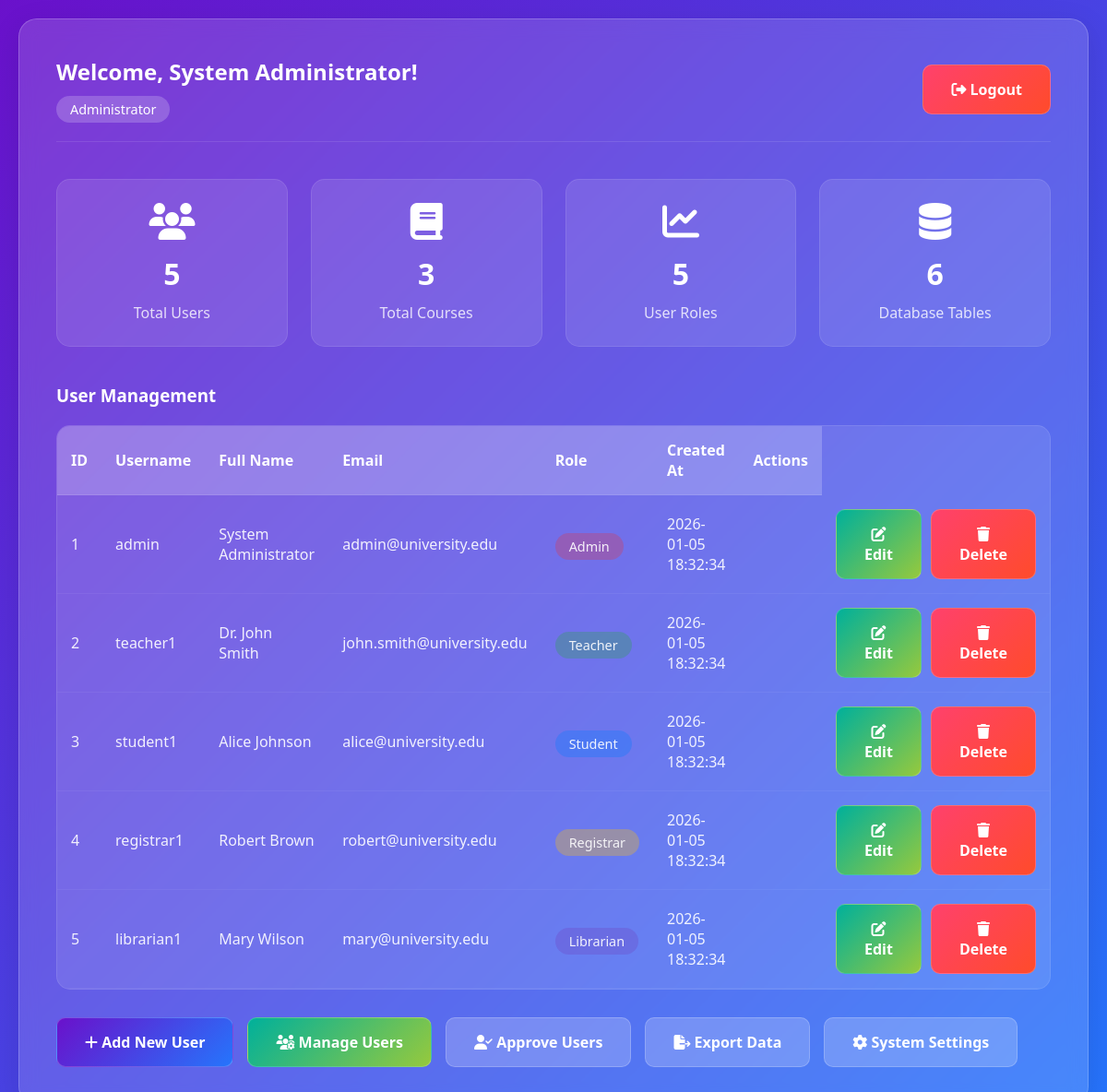
Page /admin/dashboard.php (signed in) on the committed database.
### tables this page shows
CREATE TABLE IF NOT EXISTS users (
    id INT AUTO_INCREMENT PRIMARY KEY,
    username VARCHAR(50) UNIQUE NOT NULL,
    password VARCHAR(255) NOT NULL,
    role ENUM('admin', 'teacher', 'student', 'registrar', 'librarian') NOT NULL,
    full_name VARCHAR(100) NOT NULL,
    email VARCHAR(100) NOT NULL,
    created_at TIMESTAMP DEFAULT CURRENT_TIMESTAMP
);

### admin/dashboard.php (the view, shortened to what this page needs)
<?php
$database = new Database();
$db = $database->getConnection();
$query = "SELECT COUNT(*) as total_users FROM users";
$stmt = $db->prepare($query);
$stmt->execute();
$total_users = $stmt->fetch(PDO::FETCH_ASSOC)['total_users'];
$query = "SELECT COUNT(*) as total_courses FROM courses";
$stmt = $db->prepare($query);
$stmt->execute();
$total_courses = $stmt->fetch(PDO::FETCH_ASSOC)['total_courses'];
$query = "SELECT * FROM users ORDER BY created_at DESC";
$stmt = $db->prepare($query);
$stmt->execute();
$users = $stmt->fetchAll(PDO::FETCH_ASSOC);
?>
<!DOCTYPE html>
<html lang="en">
<head>
    <link rel="stylesheet" href="../../assets/css/style.css">
    <link rel="stylesheet" href="https://cdnjs.cloudflare.com/ajax/libs/font-awesome/6.4.0/css/all.min.css">
</head>
<body>
    <div class="glass-container">
        <div class="glass-card">
            <div class="dashboard-header">
                <div class="user-info">
                    <h2>Welcome, <?php echo $_SESSION['full_name']; ?>!</h2>
                    <span class="user-role">Administrator</span>
                </div>
                <a href="../../index.php" class="btn btn-danger">
                    <i class="fas fa-sign-out-alt"></i> Logout
                </a>
            </div>
            <div class="stats-grid">
                <div class="stat-card">
                    <i class="fas fa-users"></i>
                    <h3><?php echo $total_users; ?></h3>
                    <p>Total Users</p>
                </div>
                <div class="stat-card">
                    <i class="fas fa-book"></i>
                    <h3><?php echo $total_courses; ?></h3>
                    <p>Total Courses</p>
                </div>
                <div class="stat-card">
                    <i class="fas fa-chart-line"></i>
                    <h3>5</h3>
                    <p>User Roles</p>
                </div>
                <div class="stat-card">
                    <i class="fas fa-database"></i>
                    <h3>6</h3>
                    <p>Database Tables</p>
                </div>
            </div>
            <h3 style="color: white; margin-bottom: 20px;">User Management</h3>
            <div class="table-container">
                <table>
                    <thead>
                        <tr>
                            <th>ID</th>
                            <th>Username</th>
                            <th>Full Name</th>
                            <th>Email</th>
                            <th>Role</th>
                            <th>Created At</th>
                            <th>Actions</th>
                        </tr>
                    </thead>
                    <tbody>
                        <?php foreach ($users as $user): ?>
                        <tr>
                            <td><?php echo $user['id']; ?></td>
                            <td><?php echo htmlspecialchars($user['username']); ?></td>
                            <td><?php echo htmlspecialchars($user['full_name']); ?></td>
                            <td><?php echo htmlspecialchars($user['email']); ?></td>
                            <td>
                                <span class="user-role" style="background: <?php
                                    switch($user['role']) {
                                        case 'admin': echo 'rgba(220, 53, 69, 0.3)'; break;
                                        case 'teacher': echo 'rgba(40, 167, 69, 0.3)'; break;
                                        case 'student': echo 'rgba(0, 123, 255, 0.3)'; break;
                                        case 'registrar': echo 'rgba(255, 193, 7, 0.3)'; break;
                                        case 'librarian': echo 'rgba(111, 66, 193, 0.3)'; break;
                                    }
                                ?>;">
                                    <?php echo ucfirst($user['role']); ?>
                                </span>
                            </td>
                            <td><?php echo $user['created_at']; ?></td>
                            <td>
                                <td>
    <div class="action-buttons">
        <a href="manage_users.php?edit=<?php echo $user['id']; ?>" class="btn btn-success btn-sm">
            <i class="fas fa-edit"></i> Edit
        </a>
        <a href="manage_users.php?delete=<?php echo $user['id']; ?>"
           class="btn btn-danger btn-sm"
           onclick="return confirm('Are you sure you want to delete this user?')">
            <i class="fas fa-trash"></i> Delete
        </a>
    </div>
</td>
                            </td>
                        </tr>
                        <?php endforeach; ?>
                    </tbody>
                </table>
            </div>
                        <div style="margin-top: 30px; display: flex; gap: 15px; flex-wrap: wrap;">
                <a href="manage_users.php" class="btn btn-primary">
                    <i class="fas fa-plus"></i> Add New User
                </a>
                <a href="manage_users.php" class="btn btn-success">
                    <i class="fas fa-users-cog"></i> Manage Users
                </a>
                <a href="approve_users.php" class="btn btn-warning">
                    <i class="fas fa-user-check"></i> Approve Users
                </a>
                <a href="export_users.php" class="btn btn-info">
                    <i class="fas fa-file-export"></i> Export Data
                </a>
                <a href="system_settings.php" class="btn btn-secondary">
                    <i class="fas fa-cog"></i> System Settings
                </a>
            </div>
        </div>
    </div>
</body>
</html>

### assets/css/style.css (style rules this page uses)
* { margin: 0; padding: 0; box-sizing: border-box; font-family: 'Segoe UI', Tahoma, Geneva, Verdana, sans-serif; }
body { background: linear-gradient(135deg, #6a11cb 0%, #2575fc 100%); min-height: 100vh; display: flex; justify-content: center; align-items: center; padding: 20px; }
.glass-container { width: 100%; max-width: 1200px; }
.glass-card { background: rgba(255, 255, 255, 0.15); backdrop-filter: blur(10px); -webkit-backdrop-filter: blur(10px); border-radius: 20px; border: 1px solid rgba(255, 255, 255, 0.2); padding: 40px; box-shadow: 0 8px 32px rgba(0, 0, 0, 0.1); }
.btn { display: inline-block; padding: 15px 30px; background: rgba(255, 255, 255, 0.2); color: white; border: none; border-radius: 10px; font-size: 1rem; font-weight: 600; cursor: pointer; transition: all 0.3s ease; text-decoration: none; text-align: center; border: 1px solid rgba(255, 255, 255, 0.2); }
.btn-primary { background: linear-gradient(135deg, #6a11cb 0%, #2575fc 100%); }
.btn-success { background: linear-gradient(135deg, #00b09b 0%, #96c93d 100%); }
.btn-danger { background: linear-gradient(135deg, #ff416c 0%, #ff4b2b 100%); }
.dashboard-header { display: flex; justify-content: space-between; align-items: center; margin-bottom: 40px; padding-bottom: 20px; border-bottom: 1px solid rgba(255, 255, 255, 0.1); }
.user-info { color: white; }
.user-info h2 { margin-bottom: 5px; }
.user-role { display: inline-block; padding: 5px 15px; background: rgba(255, 255, 255, 0.2); border-radius: 20px; font-size: 0.9rem; margin-top: 5px; }
.stats-grid { display: grid; grid-template-columns: repeat(auto-fit, minmax(200px, 1fr)); gap: 25px; margin-bottom: 40px; }
.stat-card { background: rgba(255, 255, 255, 0.1); border-radius: 15px; padding: 25px; text-align: center; border: 1px solid rgba(255, 255, 255, 0.1); }
.stat-card i { font-size: 2.5rem; margin-bottom: 15px; color: white; }
.stat-card h3 { color: white; font-size: 2rem; margin-bottom: 10px; }
.stat-card p { color: rgba(255, 255, 255, 0.8); }
.table-container { background: rgba(255, 255, 255, 0.1); border-radius: 15px; overflow: hidden; border: 1px solid rgba(255, 255, 255, 0.1); }
table { width: 100%; border-collapse: collapse; }
thead { background: rgba(255, 255, 255, 0.2); }
th { padding: 15px; text-align: left; color: white; font-weight: 600; border-bottom: 1px solid rgba(255, 255, 255, 0.1); }
td { padding: 15px; color: rgba(255, 255, 255, 0.9); border-bottom: 1px solid rgba(255, 255, 255, 0.05); }
.action-buttons { display: flex; gap: 10px; }

### rows in the picture
users: id "1", username "admin", full_name "System Administrator", email "admin@university.edu", role "Admin", created_at "2026-01-05 18:32:34"
users: id "2", username "teacher1", full_name "Dr. John Smith", email "john.smith@university.edu", role "Teacher", created_at "2026-01-05 18:32:34"
users: id "3", username "student1", full_name "Alice Johnson", email "alice@university.edu", role "Student", created_at "2026-01-05 18:32:34"
users: id "4", username "registrar1", full_name "Robert Brown", email "robert@university.edu", role "Registrar", created_at "2026-01-05 18:32:34"
users: id "5", username "librarian1", full_name "Mary Wilson", email "mary@university.edu", role "Librarian", created_at "2026-01-05 18:32:34"

### other values in the picture
$_SESSION['full_name'] "System Administrator"
$total_users "5"
$total_courses "3"
